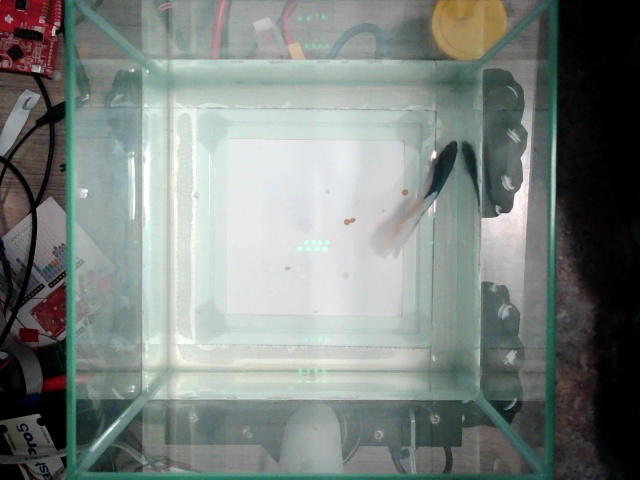
#> input picture Fish-Tracking-Test/frame.jpg, 640 x 480 px
$ python -i tracking.py   (imports and definitions only)
#> lines starting #> are read from the running program, lines starting #| are printed output that depends on the picture; after the words box and inside, x2 and y2 are one past the last pixel; in counts of white or black regions, pixels touching at a corner belong together
#> further down, picture is the input picture: shape (480, 640, 3); mean B, G, R 126.7, 130.5, 123.3
import cv2
import numpy as np
import config

class Tracking:

    def find_contour(self, frame):
        roi_mask = np.zeros(frame.shape, dtype=np.uint8)
        roi_mask[config.ROI_PARAMETERS[1]:config.ROI_PARAMETERS[1] + config.ROI_PARAMETERS[3],
                    config.ROI_PARAMETERS[0]:config.ROI_PARAMETERS[0] + config.ROI_PARAMETERS[2]] = 255
        frame = cv2.bitwise_and(frame, roi_mask)
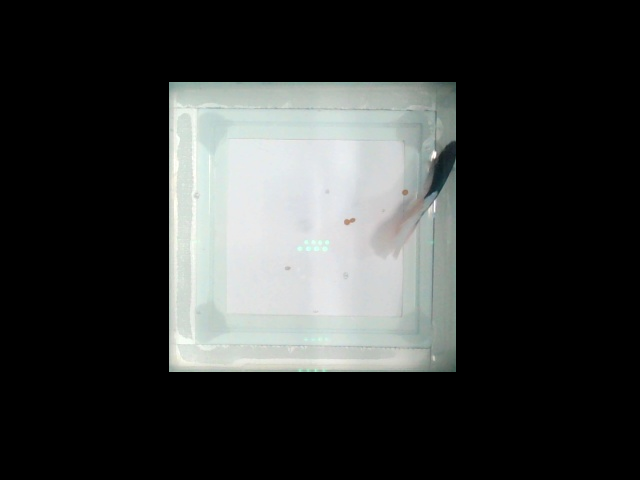
#> frame: shape (480, 640, 3); mean of channels 0, 1, 2 54.9, 55.8, 53.7; drawn as B, G, R

        # convert to hsv
        hsv = cv2.cvtColor(frame, cv2.COLOR_BGR2HSV)
#> hsv: shape (480, 640, 3); mean H, S, V 20.6, 3.5, 56.1

        # define threshold
        lower = np.array([config.HUE_RANGE[0], config.SATURATION_RANGE[0], config.VALUE_RANGE[0]])
        upper = np.array([config.HUE_RANGE[1], config.SATURATION_RANGE[1], config.VALUE_RANGE[1]])

        mask = cv2.inRange(hsv, lower, upper)
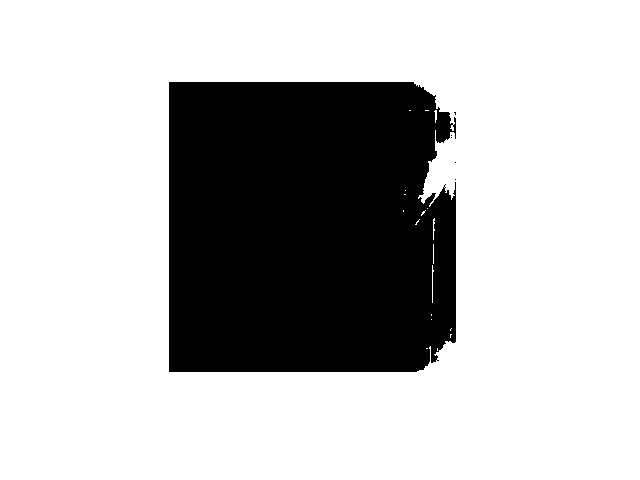
#> mask: shape (480, 640); 73.9% white; 6 black regions (5 under 20 px), largest, box (x1, y1, x2, y2) and area: (169, 82, 456, 372) 80072
        result = cv2.bitwise_and(frame, frame, mask=mask)
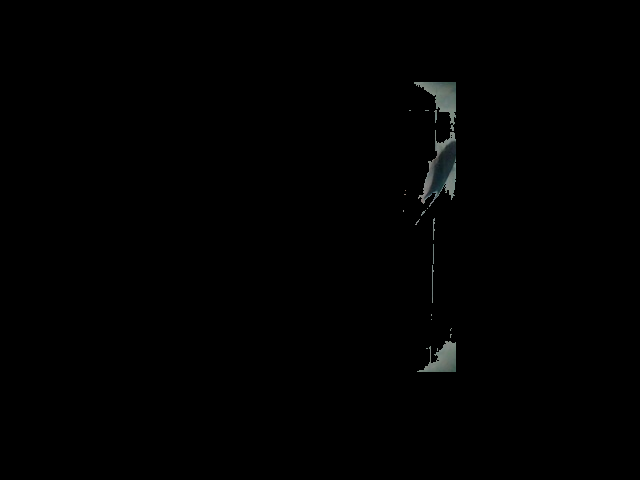
#> result: shape (480, 640, 3); mean of channels 0, 1, 2 1, 1.1, 0.9; drawn as B, G, R
        result = cv2.cvtColor(result, cv2.COLOR_BGR2GRAY)
#> result: shape (480, 640)

        _, result = cv2.threshold(result, 1, 255, cv2.THRESH_BINARY)
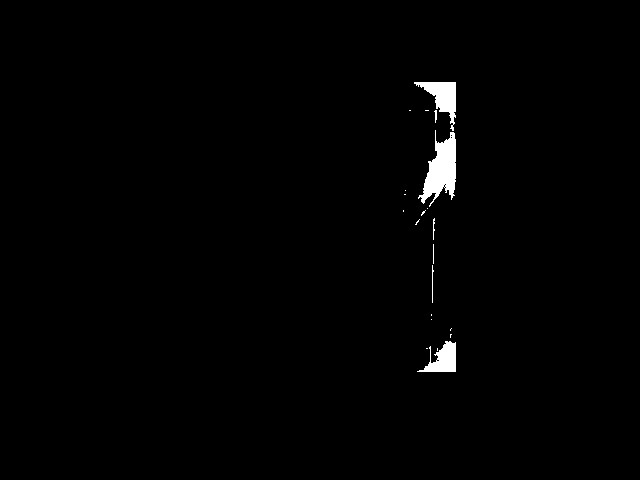
#> result: shape (480, 640); 1% white; 21 white regions (14 under 20 px), largest, box (x1, y1, x2, y2) and area: (418, 130, 456, 207) 1495, (414, 82, 456, 131) 836, (417, 341, 456, 372) 659
        binary = result.copy()

        # apply open filter
        filter_size = 3
        kernel = np.ones((filter_size, filter_size), np.uint8)
        binary = cv2.morphologyEx(binary, cv2.MORPH_OPEN, kernel)
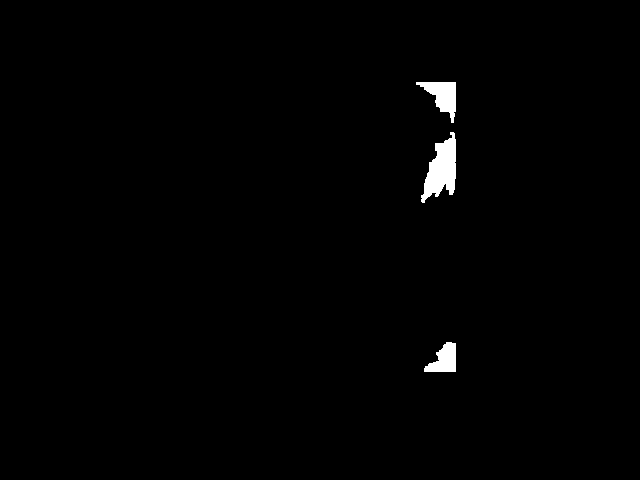
#> binary: shape (480, 640); 0.92% white; 3 white regions

        cnts, _ = cv2.findContours(binary, cv2.RETR_EXTERNAL, cv2.CHAIN_APPROX_SIMPLE)
#> cnts = 3 contours; box (x1, y1, x2, y2) and area: (421, 132, 456, 203) 1312, (416, 82, 456, 123) 719, (424, 342, 456, 372) 558

        # no more use for result, we can do whatever we want with it now with color
        result = cv2.cvtColor(result, cv2.COLOR_GRAY2BGR)
        cv2.drawContours(result, cnts, -1, (0,255,0), 1)
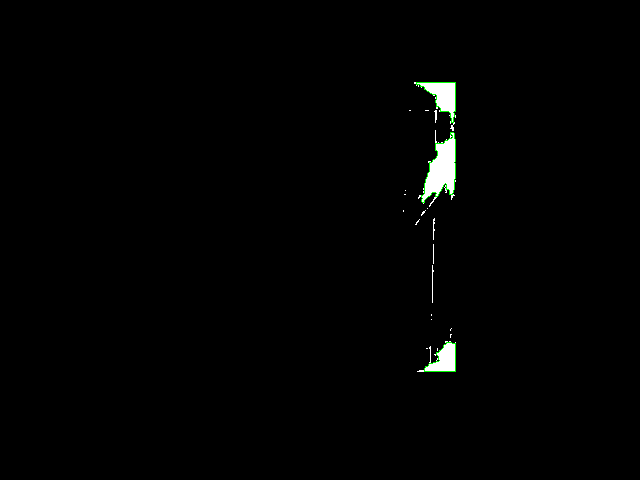
#> result: shape (480, 640, 3); mean B, G, R 2.2, 2.6, 2.2

        best_contour = None
        found_contour = False
        best_contour_area = 0

        for cnt in cnts:
            rect = cv2.minAreaRect(cnt)
            (x, y), (w, h), _ = rect
            box = cv2.boxPoints(rect)
            box = np.int0(box)
            area = cv2.contourArea(cnt)

            size_check = False

            if config.CONTOUR_RECTANGLE_BOUND[0] < h < config.CONTOUR_RECTANGLE_BOUND[1] \
            and config.CONTOUR_RECTANGLE_BOUND[0] < w < config.CONTOUR_RECTANGLE_BOUND[1] \
            and config.CONTOUR_AREA_BOUND[0] < area < config.CONTOUR_AREA_BOUND[1] \
            and config.CONTOUR_RECTANGLE_AREA_BOUND[0] < w * h < config.CONTOUR_RECTANGLE_AREA_BOUND[1]:
                size_check = True

            middle_x = config.ROI_PARAMETERS[0] + config.ROI_PARAMETERS[2] / 2
            middle_y = config.ROI_PARAMETERS[1] + config.ROI_PARAMETERS[3] / 2
            distance = ((x + w / 2) - middle_x) ** 2 + ((y + h / 2) - middle_y) ** 2

            if size_check:
                # valid contour
                # draw rectangle
                cv2.drawContours(result, [box], 0, (255, 128, 0), 1)
                if area > best_contour_area:
                    best_contour = cnt
                    found_contour = True
                    best_contour_area = area
#> this loop made 3 passes
#> (rect, x, y, w, h, box, area, distance) on passes 1 to 2: (((439.5, 356.5), (29, 31), -90), 439.5, 356.5, 29, 31, [[455, 371], [424, 371], [424, 342], [455, 342]], 558, 41047.2), (((443.2, 168.4), (75.33, 30.66), -76.37), 443.2, 168.4, 75.33, 30.66, [[449, 208], [419, 201], [437, 128], [466, 135]], 1312, 30228.9)
#> (rect, x, y, w, h, box, area, distance) on pass 3: (((435.5, 102), (40, 39), -90), 435.5, 102, 40, 39, [[455, 122], [416, 122], [416, 82], [455, 82]], 719, 31579.2)
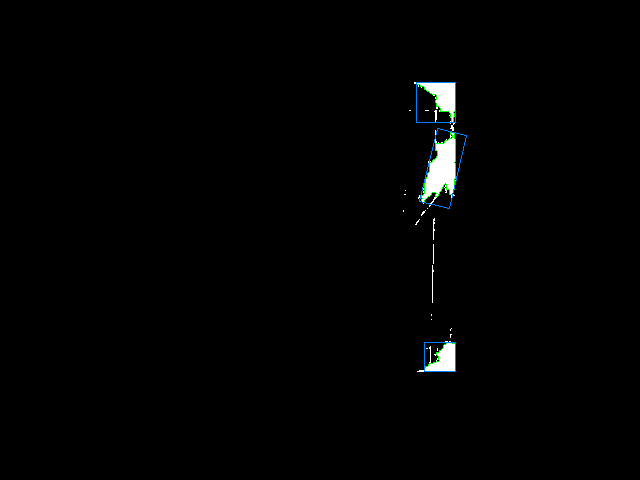
#> result: shape (480, 640, 3); 0.16% of pixels changed, all inside (x1, y1, x2, y2) = (416, 82, 467, 372)
#> after the loop, best_contour = contour of 83 points, box (x1, y1, x2, y2) (421, 132, 456, 203), area 1312; best_contour_area = 1312; found_contour = True

        return found_contour, best_contour, result, binary

    # [140 lines left out: functions add_visuals_outline, add_visuals, calculate_direction, difference_between_2_angles, is_in_idle_threshold, not called in this run]

>>> import cv2
>>> picture = cv2.imread('../Fish-Tracking-Test/frame.jpg')
>>> result = Tracking().find_contour(picture)
